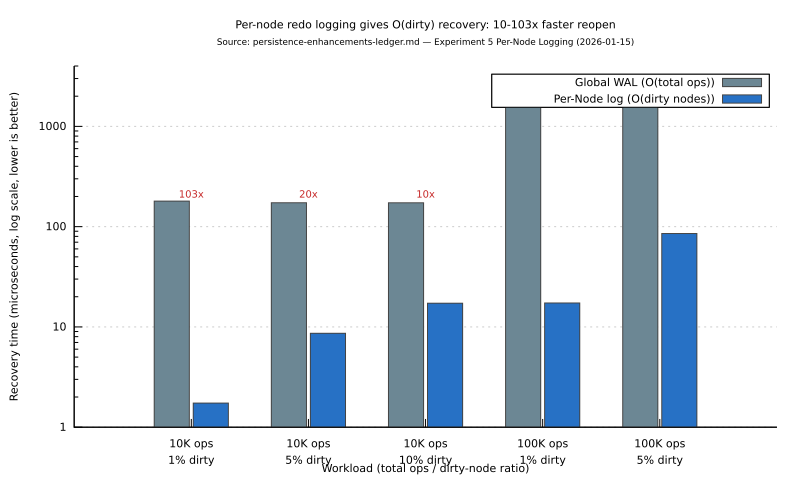

Here is the gnuplot script that generated this plot:
# Self-contained gnuplot script. Rendered in-place by scripts/render-diagrams.sh
# to pernode-recovery-speedup.svg. Output basename MUST equal script basename.
set terminal svg size 800,480 font 'DejaVu Sans,11' background rgb 'white'
set output 'pernode-recovery-speedup.svg'

set title "Per-node redo logging gives O(dirty) recovery: 10-103x faster reopen\n{/*0.8 Source: persistence-enhancements-ledger.md — Experiment 5 Per-Node Logging (2026-01-15)}"
set ylabel "Recovery time (microseconds, log scale, lower is better)"
set xlabel "Workload (total ops / dirty-node ratio)"

set style data histograms
set style histogram clustered gap 1
set style fill solid 0.92 border rgb '#444444'
set boxwidth 0.9
set logscale y 10
set yrange [1:4000]
set grid ytics lc rgb '#cccccc' lw 1
set key top right box opaque
set border 3
set xtics nomirror
set ytics nomirror

# grey = baseline (Global WAL), blue = ARTrie improved path (Per-Node).
set style line 1 lc rgb '#607D8B'   # Global WAL (grey baseline)
set style line 2 lc rgb '#1565C0'   # Per-Node (blue)

# Speedup labels (the ledger's recorded factor) centred above each cluster.
set label 1 "103x" at 0,210   center font 'DejaVu Sans,10' tc rgb '#C62828'
set label 2 "20x"  at 1,210   center font 'DejaVu Sans,10' tc rgb '#C62828'
set label 3 "10x"  at 2,210   center font 'DejaVu Sans,10' tc rgb '#C62828'
set label 4 "100x" at 3,2150  center font 'DejaVu Sans,10' tc rgb '#C62828'
set label 5 "21x"  at 4,2150  center font 'DejaVu Sans,10' tc rgb '#C62828'

plot 'pernode-recovery-speedup.dat' using 3:xtic(2) ls 1 title 'Global WAL (O(total ops))', \
     '' using 4 ls 2 title 'Per-Node log (O(dirty nodes))'
